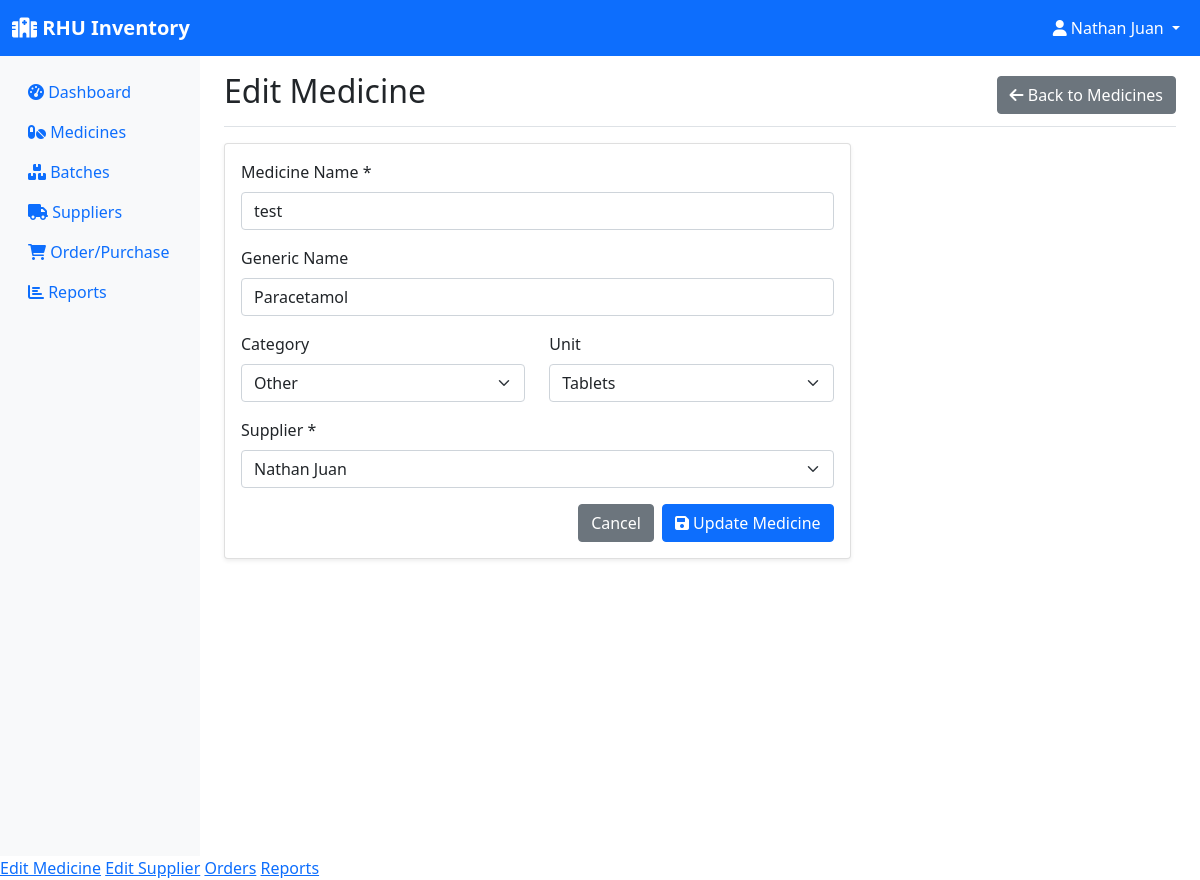
Screenshot of /medicine/1/edit (signed in) with the database file from the repository.
### models.py (models this page shows, shortened)
class User(UserMixin, db.Model):
    id = db.Column(db.Integer, primary_key=True)
    username = db.Column(db.String(150), unique=True, nullable=False)
    password = db.Column(db.String(256), nullable=False)
    role = db.Column(db.String(20), nullable=False, default='employee')  # pharmacist, manager, assistant
    email = db.Column(db.String(120), unique=True, nullable=False)
    created_at = db.Column(db.DateTime, default=datetime.utcnow)

class Medicine(db.Model):
    id = db.Column(db.Integer, primary_key=True)
    name = db.Column(db.String(100), nullable=False)
    generic_name = db.Column(db.String(100))
    category = db.Column(db.String(50))
    unit = db.Column(db.String(20))  # e.g., tablets, bottles, etc.
    supplier_id = db.Column(db.Integer, db.ForeignKey('supplier.id'), nullable=False)
    created_at = db.Column(db.DateTime, default=datetime.utcnow)
    batches = db.relationship('Batch', backref='medicine', lazy=True)
    order_items = db.relationship('OrderItem', backref='medicine', lazy=True)

### app.py (the view, shortened to what this page needs)
@app.route('/medicine/<int:id>/edit', methods=['GET', 'POST'])
@login_required
def edit_medicine(id):
    if current_user.role not in ['admin', 'sub-admin']:
        flash('You do not have permission to edit medicines.', 'danger')
        return redirect(url_for('inventory'))
    medicine = Medicine.query.get_or_404(id)
    suppliers = Supplier.query.all()
    return render_template('edit_medicine.html', medicine=medicine, suppliers=suppliers)

### app.py (called while the page is built)
@login_manager.user_loader
def load_user(user_id):
    return User.query.get(int(user_id))

### templates/edit_medicine.html (shortened to what this page needs)
{% extends "base.html" %}
{% block content %}
{% if current_user.is_authenticated and (current_user.role == 'admin' or current_user.role == 'sub-admin') %}
<div class="d-flex justify-content-between flex-wrap flex-md-nowrap align-items-center pt-3 pb-2 mb-3 border-bottom">
    <h1 class="h2">Edit Medicine</h1>
    <a href="{{ url_for('inventory') }}" class="btn btn-secondary">
        <i class="fas fa-arrow-left"></i> Back to Medicines
    </a>
</div>
<div class="row">
    <div class="col-md-8">
        <div class="card">
            <div class="card-body">
                <form method="POST">
                    <div class="mb-3">
                        <label for="name" class="form-label">Medicine Name *</label>
                        <input type="text" class="form-control" id="name" name="name" value="{{ medicine.name }}" required>
                    </div>
                    <div class="mb-3">
                        <label for="generic_name" class="form-label">Generic Name</label>
                        <input type="text" class="form-control" id="generic_name" name="generic_name" value="{{ medicine.generic_name or '' }}">
                    </div>
                    <div class="row">
                        <div class="col-md-6">
                            <div class="mb-3">
                                <label for="category" class="form-label">Category</label>
                                <select class="form-select" id="category" name="category">
                                    <option value="Other" {{ 'selected' if medicine.category == 'Other' }}>Other</option>
                                </select>
                            </div>
                        </div>
                        <div class="col-md-6">
                            <div class="mb-3">
                                <label for="unit" class="form-label">Unit</label>
                                <select class="form-select" id="unit" name="unit">
                                    <option value="Tablets" {{ 'selected' if medicine.unit == 'Tablets' }}>Tablets</option>
                                </select>
                            </div>
                        </div>
                    </div>
                    <div class="mb-3">
                        <label for="supplier_id" class="form-label">Supplier *</label>
                        <select class="form-select" id="supplier_id" name="supplier_id" required>
                            {% for supplier in suppliers %}
                            <option value="{{ supplier.id }}" {{ 'selected' if supplier.id == medicine.supplier_id }}>{{ supplier.name }}</option>
                            {% endfor %}
                        </select>
                    </div>
                    <div class="d-grid gap-2 d-md-flex justify-content-md-end">
                        <a href="{{ url_for('inventory') }}" class="btn btn-secondary">Cancel</a>
                        <button type="submit" class="btn btn-primary">
                            <i class="fas fa-save"></i> Update Medicine
                        </button>
                    </div>
                </form>
            </div>
        </div>
    </div>
</div>
{% else %}
    <div class="alert alert-danger mt-4">You do not have permission to access this page.</div>
{% endif %}
{% endblock %}

### templates/base.html (shortened to what this page needs)
<!DOCTYPE html>
<html lang="en">
<head>
    <link href="https://cdn.jsdelivr.net/npm/bootstrap@5.1.3/dist/css/bootstrap.min.css" rel="stylesheet">
    <link href="https://cdnjs.cloudflare.com/ajax/libs/font-awesome/6.0.0/css/all.min.css" rel="stylesheet">
</head>
<body>
    <nav class="navbar navbar-expand-lg navbar-dark bg-primary">
        <div class="container-fluid">
            <a class="navbar-brand" href="{{ url_for('dashboard') }}">
                <i class="fas fa-hospital"></i> RHU Inventory
            </a>
            {% if current_user.is_authenticated %}
            <div class="navbar-nav ms-auto">
                <div class="nav-item dropdown">
                    <a class="nav-link dropdown-toggle text-white" href="#" id="navbarDropdown" role="button" data-bs-toggle="dropdown">
                        <i class="fas fa-user"></i> {{ current_user.username }}
                    </a>
                </div>
            </div>
            {% endif %}
        </div>
    </nav>
    <div class="container-fluid">
        <div class="row">
            {% if current_user.is_authenticated %}
            <nav class="col-md-3 col-lg-2 d-md-block sidebar collapse">
                <div class="position-sticky pt-3">
                    <ul class="nav flex-column">
                        <li class="nav-item">
                            <a class="nav-link" href="{{ url_for('dashboard') }}">
                                <i class="fas fa-tachometer-alt"></i> Dashboard
                            </a>
                        </li>
                        <li class="nav-item">
                            <a class="nav-link" href="{{ url_for('inventory') }}">
                                <i class="fas fa-pills"></i> Medicines
                            </a>
                        </li>
                        <li class="nav-item">
                            <a class="nav-link" href="{{ url_for('batches') }}">
                                <i class="fas fa-boxes"></i> Batches
                            </a>
                        </li>
                        <li class="nav-item">
                            <a class="nav-link" href="{{ url_for('suppliers') }}">
                                <i class="fas fa-truck"></i> Suppliers
                            </a>
                        </li>
                        <li class="nav-item">
                            <a class="nav-link" href="{{ url_for('orders') }}">
                                <i class="fas fa-shopping-cart"></i> Order/Purchase
                            </a>
                        </li>
                        <li class="nav-item">
                            <a class="nav-link" href="{{ url_for('reports') }}">
                                <i class="fas fa-chart-bar"></i> Reports
                            </a>
                        </li>
                    </ul>
                </div>
            </nav>
            {% endif %}
            <main class="{% if current_user.is_authenticated %}col-md-9 ms-sm-auto col-lg-10 px-md-4{% else %}col-12{% endif %}">
                {% block content %}{% endblock %}
            </main>
        </div>
    </div>
    {% if current_user.is_authenticated %}
        {% if current_user.role == 'admin' %}
            <a href="{{ edit_medicine_url }}">Edit Medicine</a>
            <a href="{{ edit_supplier_url }}">Edit Supplier</a>
            <a href="{{ orders_url }}">Orders</a>
            <a href="{{ reports_url }}">Reports</a>
        {% elif current_user.role == 'sub-admin' %}
            <a href="{{ edit_medicine_url }}">Edit Medicine</a>
            <a href="{{ edit_supplier_url }}">Edit Supplier</a>
            <a href="{{ orders_url }}">Orders</a>
        {% elif current_user.role == 'employee' %}
            <a href="{{ orders_url }}">Orders</a>
            <a href="{{ reports_url }}">Reports</a>
        {% endif %}
    {% endif %}
</body>
</html>

### templates/base.html (style rules this page uses)
.sidebar { min-height: 100vh; background-color: #f8f9fa; }
.navbar-brand { font-weight: bold; }
.card { box-shadow: 0 0.125rem 0.25rem rgba(0, 0, 0, 0.075); border: 1px solid rgba(0, 0, 0, 0.125); }

### rows the page displays
User: username "Nathan Juan"
Medicine: name "test", generic_name "Paracetamol"

### other values shown
form field supplier_id "Nathan Juan"
